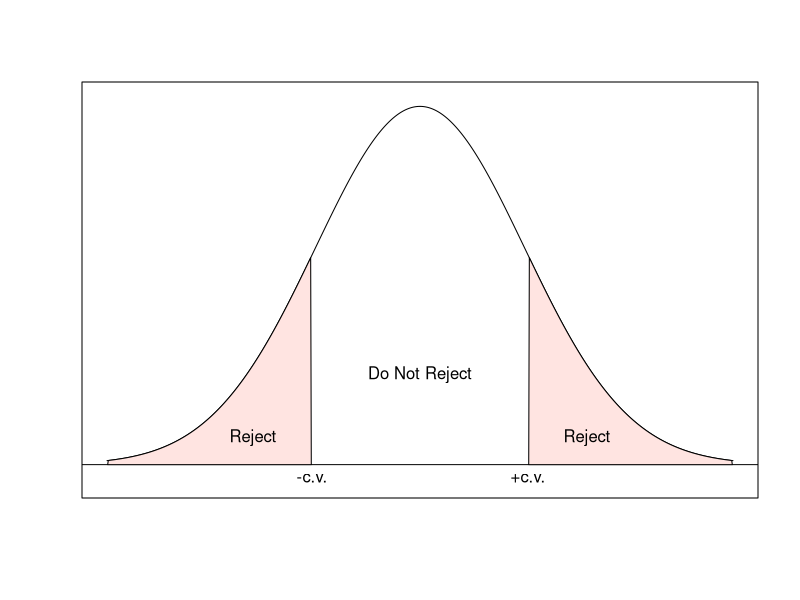
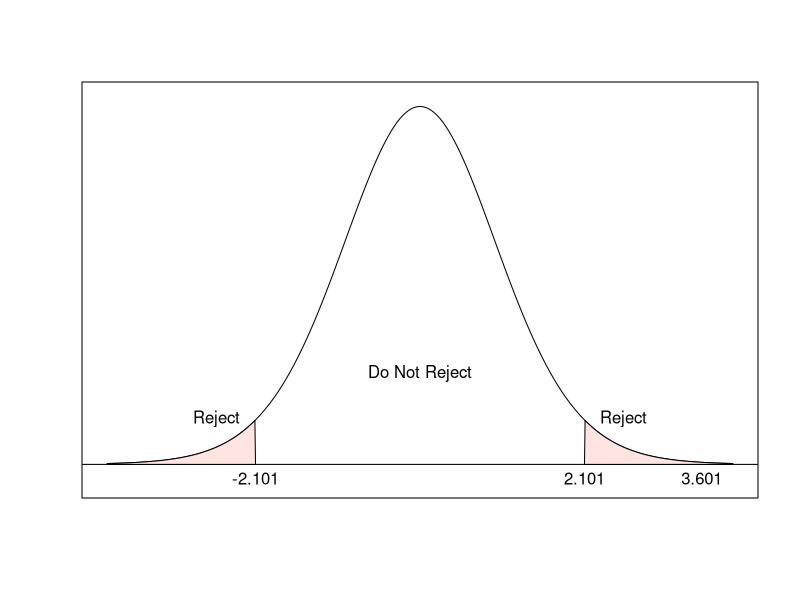

The R script that drew these images, in order:
## ---- chunk 1
qt(0.025, 18)
## ---- chunk 2
x <- seq(-3,3,length.out=1000)
y <- dnorm(x)
x1 <- -3; x2 <- -qnorm(0.85); x3 <- qnorm(0.85); x4 <- 3
x.coord <- c(x[x > x1 & x < x2])
y.coord <- y[x > x1 & x < x2]
x.coord2 <- c(x[x > x3 & x < x4])
y.coord2 <- y[x > x3 & x < x4]
plot(x,y,type='l', xaxt='n', yaxt='n', ylab="",xlab="", ylim=c(-0.02,max(y)+0.01)) #
abline(h=0); abline(v=1100)
polygon(x=x.coord, y= c(0, y.coord[2:(length(y.coord)-1)], 0), col="mistyrose")
polygon(x=x.coord2, y= c(0, y.coord2[2:(length(y.coord)-1)], 0), col="mistyrose")
text(-1.6,0.03,"Reject"); text(1.6,0.03,"Reject"); text(0,0.1,"Do Not Reject")
text(x2, 0.-0.015, "-c.v."); text(x3, -0.015, "+c.v.")
## ---- chunk 3
qt(0.025, 18)
## ---- chunk 4
x <- seq(-4,4,length.out=1000)
y <- dt(x,18)
x1 <- -4; x2 <- -qt(0.975,18); x3 <- qt(0.975,18); x4 <- 4
ts <- 3.601
x.coord <- c(x[x > x1 & x < x2])
y.coord <- y[x > x1 & x < x2]
x.coord2 <- c(x[x > x3 & x < x4])
y.coord2 <- y[x > x3 & x < x4]
plot(x,y,type='l', xaxt='n', yaxt='n', ylab="",xlab="", ylim=c(-0.02,max(y)+0.01)) #
abline(h=0)
polygon(x=x.coord, y= c(0, y.coord[2:(length(y.coord)-1)], 0), col="mistyrose")
polygon(x=x.coord2, y= c(0, y.coord2[2:(length(y.coord2)-1)], 0), col="mistyrose")
text(-2.6,0.05,"Reject"); text(2.6,0.05,"Reject"); text(0,0.1,"Do Not Reject")
text(x2, -0.015, "-2.101"); text(x3, -0.015, "2.101"); text(ts, -0.015, "3.601")
## ---- chunk 5
attach(Loblolly)
## ---- chunk 6
t.test(x = height, mu = 40, conf.level = 0.99)
## ---- chunk 7
detach(Loblolly)
